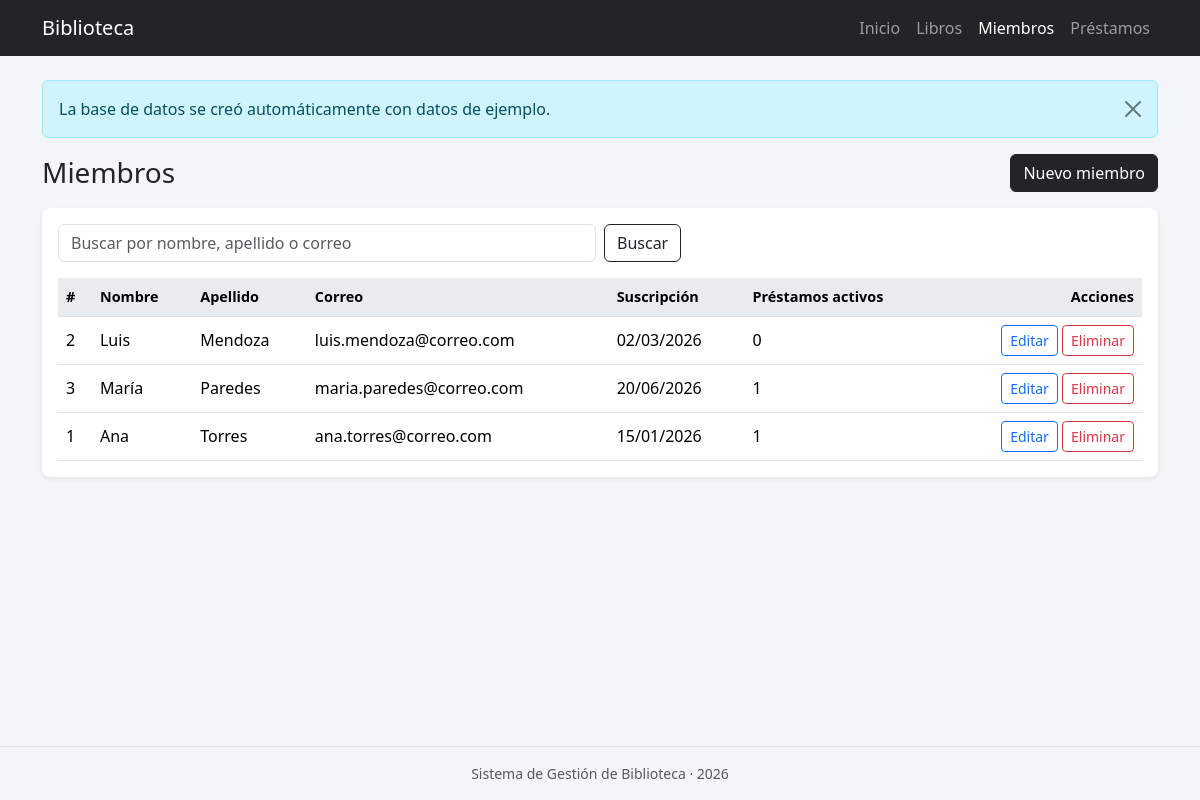
/miembros_listar.php, run on the app's committed database.
### tables this page shows
CREATE TABLE Miembros (
    miembro_id INT AUTO_INCREMENT PRIMARY KEY,
    nombre VARCHAR(60) NOT NULL,
    apellido VARCHAR(60) NOT NULL,
    email VARCHAR(100) NOT NULL UNIQUE,
    fecha_suscripcion DATE NOT NULL
);

### funciones.php (called while the page is built, shortened)
<?php
function e($texto)
{
    return htmlspecialchars((string) $texto, ENT_QUOTES, 'UTF-8');
}
function fecha($fecha)
{
    return $fecha ? date('d/m/Y', strtotime($fecha)) : '—';
}

### miembros_listar.php (the view, shortened to what this page needs)
<?php
require_once __DIR__ . '/conexion.php';
$buscar = trim($_GET['buscar'] ?? '');
$sql = "SELECT m.*,
               (SELECT COUNT(*) FROM Prestamos p WHERE p.miembro_id = m.miembro_id AND p.estado = 'Prestado') AS activos
        FROM Miembros m";
$parametros = [];
$sql .= ' ORDER BY m.apellido, m.nombre';
$consulta = $pdo->prepare($sql);
$consulta->execute($parametros);
$miembros = $consulta->fetchAll();
require __DIR__ . '/header.php';
?>
<div class="d-flex justify-content-between align-items-center mb-3">
    <h1 class="h3 mb-0">Miembros</h1>
    <a href="miembros_crear.php" class="btn btn-dark">Nuevo miembro</a>
</div>
<div class="card shadow-sm">
    <div class="card-body">
        <form class="row g-2 mb-3" method="get">
            <div class="col-sm-8 col-md-6">
                <input type="search" name="buscar" class="form-control" placeholder="Buscar por nombre, apellido o correo" value="<?= e($buscar) ?>">
            </div>
            <div class="col-auto">
                <button class="btn btn-outline-dark">Buscar</button>
            </div>
        </form>
        <?php if ($miembros): ?>
            <div class="table-responsive">
                <table class="table table-hover mb-0">
                    <thead>
                    <tr>
                        <th>#</th><th>Nombre</th><th>Apellido</th><th>Correo</th><th>Suscripción</th><th>Préstamos activos</th><th class="text-end">Acciones</th>
                    </tr>
                    </thead>
                    <tbody>
                    <?php foreach ($miembros as $miembro): ?>
                        <tr>
                            <td><?= $miembro['miembro_id'] ?></td>
                            <td><?= e($miembro['nombre']) ?></td>
                            <td><?= e($miembro['apellido']) ?></td>
                            <td><?= e($miembro['email']) ?></td>
                            <td><?= fecha($miembro['fecha_suscripcion']) ?></td>
                            <td><?= $miembro['activos'] ?></td>
                            <td class="text-end acciones">
                                <a href="miembros_editar.php?id=<?= $miembro['miembro_id'] ?>" class="btn btn-sm btn-outline-primary">Editar</a>
                                <form action="miembros_eliminar.php" method="post" class="d-inline" onsubmit="return confirm('¿Eliminar este miembro?');">
                                    <button class="btn btn-sm btn-outline-danger">Eliminar</button>
                                </form>
                            </td>
                        </tr>
                    <?php endforeach; ?>
                    </tbody>
                </table>
            </div>
        <?php else: ?>
            <p class="text-muted mb-0">No se encontraron miembros.</p>
        <?php endif; ?>
    </div>
</div>
<?php require __DIR__ . '/footer.php'; ?>

### estilos.css (style rules this page uses)
body { background-color: #f4f5f7; min-height: 100vh; display: flex; flex-direction: column; }
.card { border: none; border-radius: 8px; }
.table thead th { background-color: #e9ecef; font-weight: 600; font-size: 0.9rem; }
.table td { vertical-align: middle; }
.acciones { white-space: nowrap; }

### data on the page
miembros: miembro_id "2", nombre "Luis", apellido "Mendoza", email "luis.mendoza@correo.com", fecha_suscripcion "02/03/2026", activos "0"
miembros: miembro_id "3", nombre "María", apellido "Paredes", email "maria.paredes@correo.com", fecha_suscripcion "20/06/2026", activos "1"
miembros: miembro_id "1", nombre "Ana", apellido "Torres", email "ana.torres@correo.com", fecha_suscripcion "15/01/2026", activos "1"

### other printed values
$texto "Inicio"
$texto "Libros"
$texto "Miembros"
$texto "Préstamos"
$_SESSION['mensaje']['texto'] "La base de datos se creó automáticamente con datos de ejemplo."
